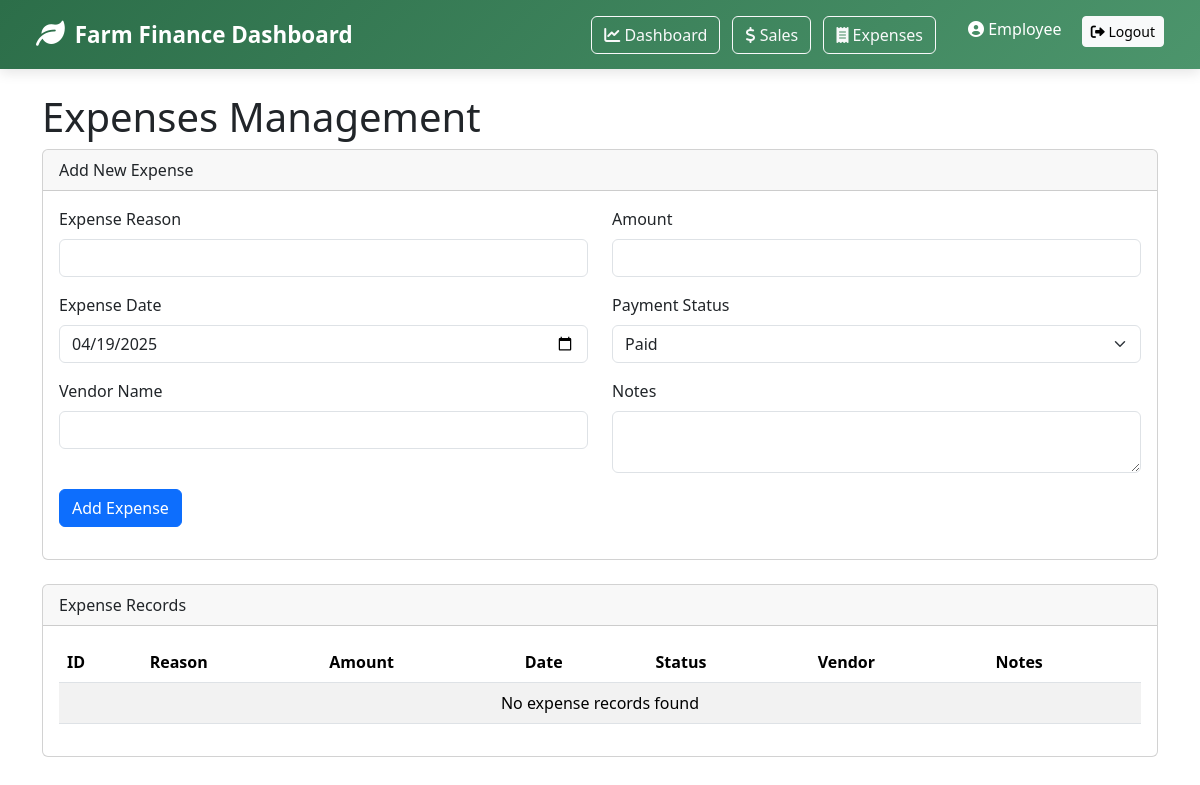
The page /employee/employee_expense.php on the database as committed earlier.
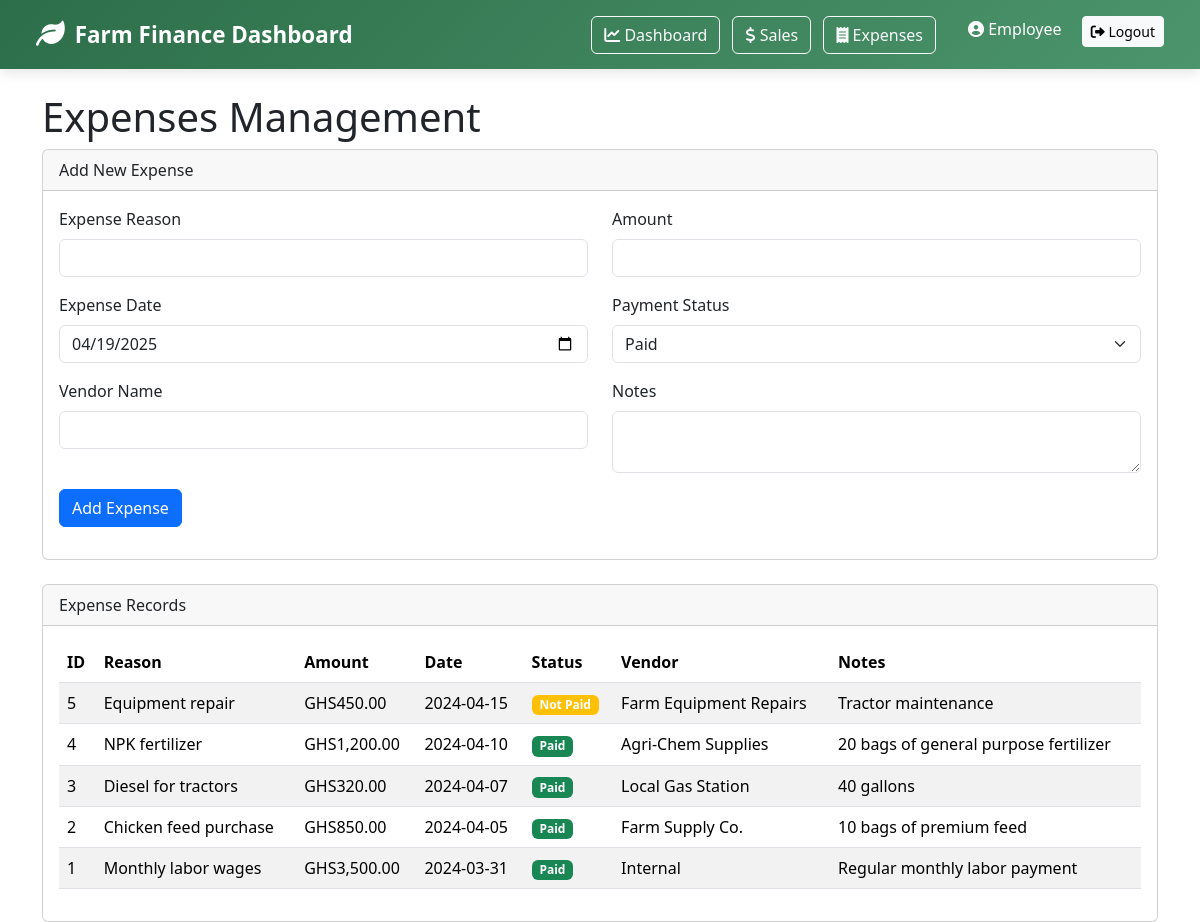
The same page on the database as committed later.
### tables this page shows
CREATE TABLE IF NOT EXISTS expenses (
    expense_id INT AUTO_INCREMENT PRIMARY KEY,
    expense_reason VARCHAR(255) NOT NULL,
    amount DECIMAL(10,2) NOT NULL,
    expense_date DATE NOT NULL,
    payment_status ENUM('Paid', 'Not Paid') NOT NULL DEFAULT 'Paid',
    category_id INT,
    vendor_name VARCHAR(255),  
    notes TEXT,
    receipt_file VARCHAR(255) DEFAULT NULL,
    created_at TIMESTAMP DEFAULT CURRENT_TIMESTAMP,
    FOREIGN KEY (category_id) REFERENCES expense_categories(category_id) ON DELETE SET NULL
);

### employee/employee_expense.php (the view, shortened to what this page needs)
<?php
include '../config/db.php';
$edit_data = null;
$sql = "SELECT * FROM expenses ORDER BY expense_date DESC";
$result = $conn->query($sql);
$expenses = [];
while ($row = $result->fetch_assoc()) {
    $expenses[] = $row;
}
?>
<!DOCTYPE html>
<html lang="en">
<head>
    <link href="https://cdn.jsdelivr.net/npm/bootstrap@5.3.0/dist/css/bootstrap.min.css" rel="stylesheet">
    <link rel="stylesheet" href="https://cdnjs.cloudflare.com/ajax/libs/font-awesome/6.0.0/css/all.min.css">
    <link rel="stylesheet" href="assets/css/bootstrap.min.css">
    </head>
<body>
<nav class="navbar navbar-dark">
    <div class="container-fluid">
        <span class="navbar-brand"><i class="fas fa-leaf"></i> Farm Finance Dashboard</span>
        <div class="d-flex">
            <div class="me-4">
            <a href="../employee/employee_dashboard.php" class="btn btn-outline-light me-2"><i class="fas fa-chart-line"></i> Dashboard</a>
                <a href="../employee/employee_sale.php" class="btn btn-outline-light me-2"><i class="fas fa-dollar-sign"></i> Sales</a>
                <a href="../employee/employee_expense.php" class="btn btn-outline-light me-2"><i class="fas fa-receipt"></i> Expenses</a>
            </div>
            <div>
            <span class="text-white me-3"><i class="fas fa-user-circle"></i> <?php echo $_SESSION['employee_name'] ?? 'Employee'; ?></span>
                <a href="../logout.php" class="btn btn-light btn-sm"><i class="fas fa-sign-out-alt"></i> Logout</a>
            </div>
        </div>
    </div>
</nav>
<div class="container mt-4">
    <h1>Expenses Management</h1>
    <div class="card mb-4">
        <div class="card-header">
            <?= $edit_data ? 'Edit Expense' : 'Add New Expense' ?>
        </div>
        <div class="card-body">
        <form method="post" action="<?php echo htmlspecialchars($_SERVER["PHP_SELF"]); ?>">
                <div class="row">
                    <div class="col-md-6 mb-3">
                        <label for="expense_reason" class="form-label">Expense Reason</label>
                        <input type="text" class="form-control" id="expense_reason" name="expense_reason"
                               value="<?= $edit_data ? $edit_data['expense_reason'] : '' ?>" required>
                    </div>
                    <div class="col-md-6 mb-3">
                        <label for="amount" class="form-label">Amount</label>
                        <input type="number" step="0.01" class="form-control" id="amount" name="amount"
                               value="<?= $edit_data ? $edit_data['amount'] : '' ?>" required>
                    </div>
                </div>
                <div class="row">
                    <div class="col-md-6 mb-3">
                        <label for="expense_date" class="form-label">Expense Date</label>
                        <input type="date" class="form-control" id="expense_date" name="expense_date"
                               value="<?= $edit_data ? $edit_data['expense_date'] : date('Y-m-d') ?>" required>
                    </div>
                    <div class="col-md-6 mb-3">
                        <label for="payment_status" class="form-label">Payment Status</label>
                        <select class="form-select" id="payment_status" name="payment_status" required>
                            <option value="Paid" <?= ($edit_data && $edit_data['payment_status'] == 'Paid') ? 'selected' : '' ?>>Paid</option>
                        </select>
                    </div>
                </div>
                <div class="row">
                    <div class="col-md-6 mb-3">
                        <label for="vendor_name" class="form-label">Vendor Name</label>
                        <input type="text" class="form-control" id="vendor_name" name="vendor_name"
                               value="<?= $edit_data ? $edit_data['vendor_name'] : '' ?>">
                    </div>
                    <div class="col-md-6 mb-3">
                        <label for="notes" class="form-label">Notes</label>
                        <textarea class="form-control" id="notes" name="notes" rows="2"><?= $edit_data ? $edit_data['notes'] : '' ?></textarea>
                    </div>
                </div>
                <div class="mb-3">
                    <button type="submit" class="btn btn-primary"><?= $edit_data ? 'Update' : 'Add' ?> Expense</button>
                </div>
            </form>
        </div>
    </div>
    <div class="card">
        <div class="card-header">
            Expense Records
        </div>
        <div class="card-body">
            <div class="table-responsive">
                <table class="table table-striped table-hover">
                    <thead>
                        <tr>
                            <th>ID</th>
                            <th>Reason</th>
                            <th>Amount</th>
                            <th>Date</th>
                            <th>Status</th>
                            <th>Vendor</th>
                            <th>Notes</th>
                        </tr>
                    </thead>
                    <tbody>
                        <?php if (count($expenses) > 0): ?>
                            <?php foreach ($expenses as $expense): ?>
                                <tr>
                                    <td><?= $expense['expense_id'] ?></td>
                                    <td><?= $expense['expense_reason'] ?></td>
                                    <td>GHS<?= number_format($expense['amount'], 2) ?></td>
                                    <td><?= $expense['expense_date'] ?></td>
                                    <td>
                                        <span class="badge bg-<?= $expense['payment_status'] == 'Paid' ? 'success' : 'warning' ?>">
                                            <?= $expense['payment_status'] ?>
                                        </span>
                                    </td>
                                    <td><?= $expense['vendor_name'] ?></td>
                                    <td><?= $expense['notes'] ?></td>
                                </tr>
                            <?php endforeach; ?>
                        <?php else: ?>
                            <tr>
                                <td colspan="8" class="text-center">No expense records found</td>
                            </tr>
                        <?php endif; ?>
                    </tbody>
                </table>
            </div>
        </div>
    </div>
</div>
</body>
</html>

### employee/employee_expense.php (style rules this page uses)
:root { --primary-color: #2c6e49; --secondary-color: #4c956c; --accent-color: #fefee3; --light-color: #f0f3f5; --dark-color: #1a3a1a; }
.navbar { background: linear-gradient(135deg, var(--primary-color), var(--secondary-color)) !important; box-shadow: 0 4px 12px rgba(0,0,0,0.1); padding: 0.8rem 1.5rem; }
.navbar-brand { font-weight: 700; font-size: 1.4rem; display: flex; align-items: center; }
.navbar-brand i { margin-right: 10px; font-size: 1.8rem; }

Rows that differ between the two databases and show on the page:
added expenses: expense_id "5", expense_reason "Equipment repair", amount "450.00", expense_date "2024-04-15", payment_status "Not Paid", vendor_name "Farm Equipment Repairs", notes "Tractor maintenance"
added expenses: expense_id "4", expense_reason "NPK fertilizer", amount "1,200.00", expense_date "2024-04-10", payment_status "Paid", vendor_name "Agri-Chem Supplies", notes "20 bags of general purpose fertilizer"
added expenses: expense_id "3", expense_reason "Diesel for tractors", amount "320.00", expense_date "2024-04-07", payment_status "Paid", vendor_name "Local Gas Station", notes "40 gallons"
added expenses: expense_id "2", expense_reason "Chicken feed purchase", amount "850.00", expense_date "2024-04-05", payment_status "Paid", vendor_name "Farm Supply Co.", notes "10 bags of premium feed"
added expenses: expense_id "1", expense_reason "Monthly labor wages", amount "3,500.00", expense_date "2024-03-31", payment_status "Paid", vendor_name "Internal", notes "Regular monthly labor payment"
Other text that changed with them:
text no longer shown: "No expense records found"
